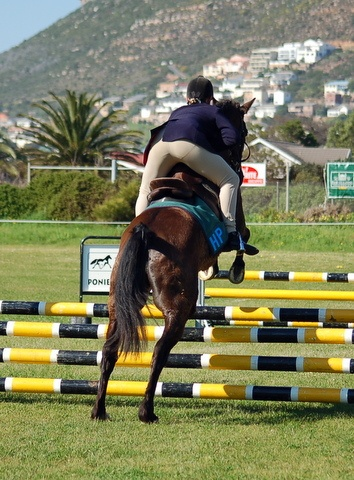
//> input picture LW02_ImageProcessing/Sample_calcHist/image0.jpg, 354 x 480 px
$ ./dilate_erode ../Sample_calcHist/image0.jpg   (built with g++ and OpenCV 4)
//> lines starting //> are read from the running program, lines starting //| are printed output that depends on the picture
#include <stdio.h>
#include <opencv2/opencv.hpp>

using namespace cv;

const char helper[] =
    "Sample_erode_dilate.exe  <img_file>\n\
    \t<img_file> - image file name\n";

int main(int argc, char* argv[])
{
    const char *initialWinName = "Initial Image",
               *erodeWinName = "erode", *dilateWinName = "dilate";
	Mat img, erodeImg, dilateImg, element;
    if (argc < 2)
    {
        printf("%s", helper);
        return 1;
    }
    // загрузка изображения
    img = imread(argv[1], 1);
//> img is the input picture: 480 rows x 354 cols, CV_8UC3; mean B, G, R 91.5, 125.8, 124.3
    // вычисление эрозии и дилатации
    element = Mat();
    erode(img, erodeImg, element);
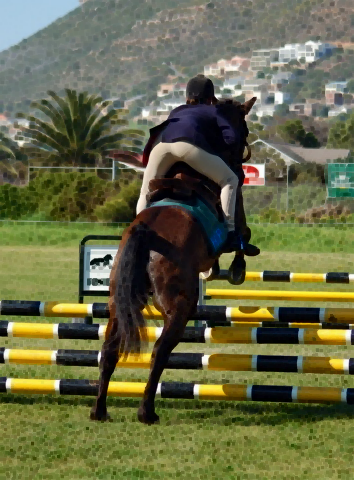
//> erodeImg: 480 rows x 354 cols, CV_8UC3; mean B, G, R 70.2, 104.2, 102.3
    dilate(img, dilateImg, element);
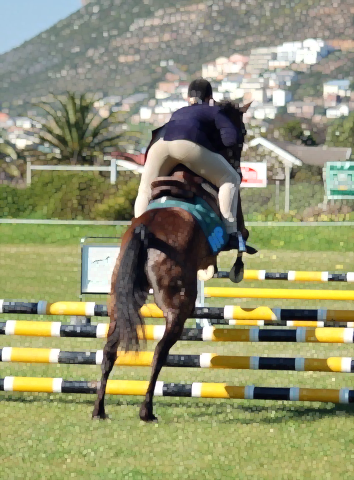
//> dilateImg: 480 rows x 354 cols, CV_8UC3; mean B, G, R 113.5, 147.9, 146.5
    // отображение исходного изображения и результата
    // применения морфологических операций "эрозия" и "дилатация"
    namedWindow(initialWinName, CV_WINDOW_AUTOSIZE);
    namedWindow(erodeWinName, CV_WINDOW_AUTOSIZE);
    namedWindow(dilateWinName, CV_WINDOW_AUTOSIZE);
    imshow(initialWinName, img);
    imshow(erodeWinName, erodeImg);
    imshow(dilateWinName, dilateImg);
    waitKey();

    // закрытие окон
    destroyAllWindows();
	// освобождение ресурсов
    img.release();
    erodeImg.release();
    dilateImg.release();
	return 0;
}
